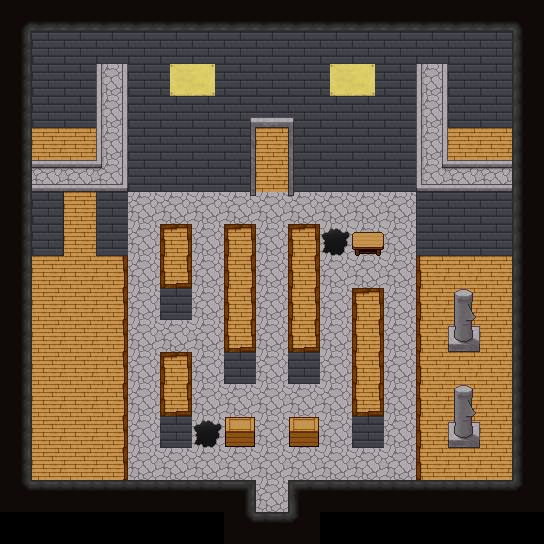

Below is a game level as drawn by its tile map, then a one-line description and the .tmx that defines it (tile-layer data replaced by summaries):
An orthogonal 17x17 tile map with 32x32 px tiles, 6 tile layers (Lower 1, Upper 1, Lower 2, Upper 2, ...), 8 tilesets and 18 objects (9x event, 5x object, 3x trigger, teleport).

<map version="1.0" orientation="orthogonal" width="17" height="17" tilewidth="32" tileheight="32">
 <properties>
  <property name="bgm" value="music_haven" />
  <property name="minimap" value="graphic_minimap_l1_f1" />
  <property name="minimap_x1" value="63" />
  <property name="minimap_x2" value="84" />
  <property name="minimap_y1" value="153" />
  <property name="minimap_y2" value="174" />
 </properties>
 <tileset firstgid="1" name="blockboundBrickWall" tilewidth="32" tileheight="32">
  <image source="tilesets/blockbound/brickwall.png" width="128" height="96" />
  <tile id="0">
   <properties>
    <property name="x" value="" />
   </properties>
  </tile>
  <tile id="1">
   <properties>
    <property name="x" value="" />
   </properties>
  </tile>
  <tile id="2">
   <properties>
    <property name="x" value="" />
   </properties>
  </tile>
 </tileset>
 <tileset firstgid="13" name="blockboundBrownRock" tilewidth="32" tileheight="32">
  <image source="tilesets/blockbound/brownrock.png" trans="8080ff" width="320" height="224" />
  <tile id="30">
   <properties>
    <property name="x" value="" />
   </properties>
  </tile>
  <tile id="31">
   <properties>
    <property name="x" value="" />
   </properties>
  </tile>
  <tile id="32">
   <properties>
    <property name="x" value="" />
   </properties>
  </tile>
  <tile id="40">
   <properties>
    <property name="x" value="" />
   </properties>
  </tile>
  <tile id="41">
   <properties>
    <property name="x" value="" />
   </properties>
  </tile>
  <tile id="42">
   <properties>
    <property name="x" value="" />
   </properties>
  </tile>
  <tile id="50">
   <properties>
    <property name="top" value="" />
   </properties>
  </tile>
  <tile id="51">
   <properties>
    <property name="top" value="" />
   </properties>
  </tile>
  <tile id="52">
   <properties>
    <property name="top" value="" />
   </properties>
  </tile>
 </tileset>
 <tileset firstgid="83" name="blockboundRedRug" tilewidth="32" tileheight="32">
  <image source="tilesets/blockbound/redrug.png" width="96" height="96" />
 </tileset>
 <tileset firstgid="92" name="blockboundStoneFloor" tilewidth="32" tileheight="32">
  <image source="tilesets/blockbound/stonefloor.PNG" trans="8080ff" width="320" height="320" />
  <tile id="30">
   <properties>
    <property name="x" value="" />
   </properties>
  </tile>
  <tile id="31">
   <properties>
    <property name="x" value="" />
   </properties>
  </tile>
  <tile id="32">
   <properties>
    <property name="x" value="" />
   </properties>
  </tile>
  <tile id="40">
   <properties>
    <property name="x" value="" />
   </properties>
  </tile>
  <tile id="41">
   <properties>
    <property name="x" value="" />
   </properties>
  </tile>
  <tile id="42">
   <properties>
    <property name="x" value="" />
   </properties>
  </tile>
  <tile id="60">
   <properties>
    <property name="top" value="" />
   </properties>
  </tile>
  <tile id="61">
   <properties>
    <property name="top" value="" />
   </properties>
  </tile>
  <tile id="62">
   <properties>
    <property name="top" value="" />
   </properties>
  </tile>
  <tile id="84">
   <properties>
    <property name="hole" value="" />
   </properties>
  </tile>
 </tileset>
 <tileset firstgid="192" name="blockboundUpper" tilewidth="32" tileheight="32">
  <image source="tilesets/blockbound/upper.png" trans="8080ff" width="256" height="288" />
  <tile id="0">
   <properties>
    <property name="x" value="" />
   </properties>
  </tile>
  <tile id="1">
   <properties>
    <property name="x" value="" />
   </properties>
  </tile>
  <tile id="2">
   <properties>
    <property name="x" value="" />
   </properties>
  </tile>
  <tile id="3">
   <properties>
    <property name="x" value="" />
   </properties>
  </tile>
  <tile id="4">
   <properties>
    <property name="x" value="" />
   </properties>
  </tile>
  <tile id="8">
   <properties>
    <property name="x" value="" />
   </properties>
  </tile>
  <tile id="9">
   <properties>
    <property name="x" value="" />
   </properties>
  </tile>
  <tile id="10">
   <properties>
    <property name="x" value="" />
   </properties>
  </tile>
  <tile id="11">
   <properties>
    <property name="x" value="" />
   </properties>
  </tile>
  <tile id="12">
   <properties>
    <property name="x" value="" />
   </properties>
  </tile>
  <tile id="16">
   <properties>
    <property name="x" value="" />
   </properties>
  </tile>
  <tile id="17">
   <properties>
    <property name="x" value="" />
   </properties>
  </tile>
  <tile id="18">
   <properties>
    <property name="x" value="" />
   </properties>
  </tile>
  <tile id="19">
   <properties>
    <property name="x" value="" />
   </properties>
  </tile>
  <tile id="24">
   <properties>
    <property name="x" value="" />
   </properties>
  </tile>
  <tile id="25">
   <properties>
    <property name="x" value="" />
   </properties>
  </tile>
  <tile id="26">
   <properties>
    <property name="x" value="" />
   </properties>
  </tile>
  <tile id="27">
   <properties>
    <property name="x" value="" />
   </properties>
  </tile>
  <tile id="28">
   <properties>
    <property name="x" value="" />
   </properties>
  </tile>
  <tile id="32">
   <properties>
    <property name="x" value="" />
   </properties>
  </tile>
  <tile id="33">
   <properties>
    <property name="x" value="" />
   </properties>
  </tile>
  <tile id="34">
   <properties>
    <property name="x" value="" />
   </properties>
  </tile>
  <tile id="35">
   <properties>
    <property name="x" value="" />
   </properties>
  </tile>
  <tile id="36">
   <properties>
    <property name="x" value="" />
   </properties>
  </tile>
  <tile id="39">
   <properties>
    <property name="x" value="" />
   </properties>
  </tile>
  <tile id="40">
   <properties>
    <property name="x" value="" />
   </properties>
  </tile>
  <tile id="41">
   <properties>
    <property name="x" value="" />
   </properties>
  </tile>
  <tile id="42">
   <properties>
    <property name="x" value="" />
   </properties>
  </tile>
  <tile id="43">
   <properties>
    <property name="x" value="" />
   </properties>
  </tile>
  <tile id="44">
   <properties>
    <property name="x" value="" />
   </properties>
  </tile>
  <tile id="45">
   <properties>
    <property name="x" value="" />
   </properties>
  </tile>
  <tile id="46">
   <properties>
    <property name="x" value="" />
   </properties>
  </tile>
  <tile id="47">
   <properties>
    <property name="x" value="" />
   </properties>
  </tile>
  <tile id="54">
   <properties>
    <property name="x" value="" />
   </properties>
  </tile>
  <tile id="55">
   <properties>
    <property name="x" value="" />
   </properties>
  </tile>
 </tileset>
 <tileset firstgid="264" name="blockboundWoodFloor" tilewidth="32" tileheight="32">
  <image source="tilesets/blockbound/woodfloor.png" trans="8080ff" width="320" height="320" />
  <tile id="30">
   <properties>
    <property name="x" value="" />
   </properties>
  </tile>
  <tile id="31">
   <properties>
    <property name="x" value="" />
   </properties>
  </tile>
  <tile id="32">
   <properties>
    <property name="x" value="" />
   </properties>
  </tile>
  <tile id="40">
   <properties>
    <property name="x" value="" />
   </properties>
  </tile>
  <tile id="41">
   <properties>
    <property name="x" value="" />
   </properties>
  </tile>
  <tile id="42">
   <properties>
    <property name="x" value="" />
   </properties>
  </tile>
  <tile id="50">
   <properties>
    <property name="x" value="" />
   </properties>
  </tile>
  <tile id="51">
   <properties>
    <property name="x" value="" />
   </properties>
  </tile>
  <tile id="52">
   <properties>
    <property name="x" value="" />
   </properties>
  </tile>
  <tile id="60">
   <properties>
    <property name="top" value="" />
   </properties>
  </tile>
  <tile id="61">
   <properties>
    <property name="top" value="" />
   </properties>
  </tile>
  <tile id="62">
   <properties>
    <property name="top" value="" />
   </properties>
  </tile>
  <tile id="70">
   <properties>
    <property name="hole" value="" />
   </properties>
  </tile>
  <tile id="71">
   <properties>
    <property name="hole" value="" />
   </properties>
  </tile>
  <tile id="72">
   <properties>
    <property name="hole" value="" />
   </properties>
  </tile>
  <tile id="73">
   <properties>
    <property name="hole" value="" />
   </properties>
  </tile>
  <tile id="74">
   <properties>
    <property name="hole" value="" />
   </properties>
  </tile>
  <tile id="75">
   <properties>
    <property name="hole" value="" />
   </properties>
  </tile>
  <tile id="76">
   <properties>
    <property name="hole" value="" />
   </properties>
  </tile>
  <tile id="77">
   <properties>
    <property name="hole" value="" />
   </properties>
  </tile>
  <tile id="80">
   <properties>
    <property name="hole" value="" />
   </properties>
  </tile>
  <tile id="81">
   <properties>
    <property name="hole" value="" />
   </properties>
  </tile>
  <tile id="82">
   <properties>
    <property name="hole" value="" />
   </properties>
  </tile>
  <tile id="83">
   <properties>
    <property name="hole" value="" />
   </properties>
  </tile>
  <tile id="84">
   <properties>
    <property name="hole" value="" />
   </properties>
  </tile>
  <tile id="85">
   <properties>
    <property name="hole" value="" />
   </properties>
  </tile>
  <tile id="86">
   <properties>
    <property name="hole" value="" />
   </properties>
  </tile>
  <tile id="87">
   <properties>
    <property name="hole" value="" />
   </properties>
  </tile>
  <tile id="90">
   <properties>
    <property name="hole" value="" />
   </properties>
  </tile>
  <tile id="91">
   <properties>
    <property name="hole" value="" />
   </properties>
  </tile>
  <tile id="92">
   <properties>
    <property name="hole" value="" />
   </properties>
  </tile>
  <tile id="93">
   <properties>
    <property name="hole" value="" />
   </properties>
  </tile>
  <tile id="94">
   <properties>
    <property name="hole" value="" />
   </properties>
  </tile>
  <tile id="95">
   <properties>
    <property name="hole" value="" />
   </properties>
  </tile>
  <tile id="96">
   <properties>
    <property name="hole" value="" />
   </properties>
  </tile>
 </tileset>
 <tileset firstgid="364" name="blockboundCeiling" tilewidth="32" tileheight="32">
  <image source="tilesets/blockbound/ceiling.png" trans="8080ff" width="160" height="96" />
  <tile id="0">
   <properties>
    <property name="x" value="" />
   </properties>
  </tile>
  <tile id="1">
   <properties>
    <property name="x" value="" />
   </properties>
  </tile>
  <tile id="2">
   <properties>
    <property name="x" value="" />
   </properties>
  </tile>
  <tile id="3">
   <properties>
    <property name="x" value="" />
   </properties>
  </tile>
  <tile id="4">
   <properties>
    <property name="x" value="" />
   </properties>
  </tile>
  <tile id="5">
   <properties>
    <property name="x" value="" />
   </properties>
  </tile>
  <tile id="6">
   <properties>
    <property name="x" value="" />
   </properties>
  </tile>
  <tile id="7">
   <properties>
    <property name="x" value="" />
   </properties>
  </tile>
  <tile id="8">
   <properties>
    <property name="x" value="" />
   </properties>
  </tile>
  <tile id="9">
   <properties>
    <property name="x" value="" />
   </properties>
  </tile>
  <tile id="10">
   <properties>
    <property name="x" value="" />
   </properties>
  </tile>
  <tile id="11">
   <properties>
    <property name="x" value="" />
   </properties>
  </tile>
  <tile id="12">
   <properties>
    <property name="x" value="" />
   </properties>
  </tile>
  <tile id="13">
   <properties>
    <property name="x" value="" />
   </properties>
  </tile>
  <tile id="14">
   <properties>
    <property name="x" value="" />
   </properties>
  </tile>
 </tileset>
 <tileset firstgid="379" name="blockboundQuarryCeiling" tilewidth="32" tileheight="32">
  <image source="tilesets/blockbound/quarryroof.png" trans="8080ff" width="160" height="96" />
  <tile id="0">
   <properties>
    <property name="x" value="" />
   </properties>
  </tile>
  <tile id="2">
   <properties>
    <property name="x" value="" />
   </properties>
  </tile>
  <tile id="3">
   <properties>
    <property name="x" value="" />
   </properties>
  </tile>
  <tile id="4">
   <properties>
    <property name="x" value="" />
   </properties>
  </tile>
  <tile id="5">
   <properties>
    <property name="x" value="" />
   </properties>
  </tile>
  <tile id="6">
   <properties>
    <property name="x" value="" />
   </properties>
  </tile>
  <tile id="7">
   <properties>
    <property name="x" value="" />
   </properties>
  </tile>
  <tile id="9">
   <properties>
    <property name="x" value="" />
   </properties>
  </tile>
  <tile id="10">
   <properties>
    <property name="x" value="" />
   </properties>
  </tile>
  <tile id="11">
   <properties>
    <property name="x" value="" />
   </properties>
  </tile>
  <tile id="12">
   <properties>
    <property name="x" value="" />
   </properties>
  </tile>
  <tile id="13">
   <properties>
    <property name="x" value="" />
   </properties>
  </tile>
  <tile id="14">
   <properties>
    <property name="x" value="" />
   </properties>
  </tile>
 </tileset>
 <layer name="Lower 1" width="17" height="17">
  <properties>
   <property name="layer" value="8" />
   <property name="z" value="0" />
  </properties>
  <data>[289 cells, 271 non-empty, 16 distinct tile ids]</data>
 </layer>
 <layer name="Upper 1" width="17" height="17">
  <properties>
   <property name="layer" value="7" />
   <property name="z" value=".5" />
  </properties>
  <data>[289 cells, 16 non-empty, 13 distinct tile ids]</data>
 </layer>
 <objectgroup name="Event 1" width="17" height="17">
  <properties>
   <property name="layer" value="6" />
   <property name="z" value=".5" />
  </properties>
  <object name="Teleport" type="teleport" x="256" y="160" width="32" height="24">
   <properties>
    <property name="hideswitch" value="intro_done" />
    <property name="id" value="map_havenWestHall" />
    <property name="x" value="3" />
    <property name="y" value="7" />
   </properties>
  </object>
  <object name="Trigger" type="trigger" x="256" y="496" width="32" height="16">
   <properties>
    <property name="hideswitch" value="intro_done" />
    <property name="id" value="scene_event_reverse_boss" />
   </properties>
  </object>
  <object name="Venustron" type="event" x="256" y="352" width="32" height="32">
   <properties>
    <property name="key" value="enemy_venustron" />
    <property name="name" value="venustron_real" />
    <property name="switch" value="go_venustron" />
   </properties>
  </object>
  <object name="Doorcover" type="object" x="256" y="160" width="32" height="32">
   <properties>
    <property name="id" value="doorcover" />
    <property name="name" value="door" />
   </properties>
  </object>
  <object name="Trigger" type="trigger" x="32" y="32" width="32" height="32">
   <properties>
    <property name="auto" value="" />
    <property name="id" value="scene_intro0008" />
    <property name="switch" value="intro_done" />
   </properties>
  </object>
  <object name="Venustron Dummy" type="event" x="256" y="480" width="32" height="32">
   <properties>
    <property name="hideswitch" value="go_venustron" />
    <property name="key" value="event_venusdummy" />
    <property name="name" value="venustron" />
    <property name="switch" value="intro_done" />
   </properties>
  </object>
  <object name="Pressure Pad" type="object" x="128" y="192" width="32" height="32">
   <properties>
    <property name="group" value="pad" />
    <property name="id" value="pressure_pad" />
   </properties>
  </object>
  <object name="Pressure Pad" type="object" x="384" y="192" width="32" height="32">
   <properties>
    <property name="group" value="pad" />
    <property name="id" value="pressure_pad" />
   </properties>
  </object>
  <object name="Pressure Pad" type="object" x="256" y="384" width="32" height="32">
   <properties>
    <property name="group" value="pad" />
    <property name="id" value="pressure_pad_bossfight" />
   </properties>
  </object>
  <object name="Trigger" type="trigger" x="64" y="32" width="32" height="32">
   <properties>
    <property name="auto" value="" />
    <property name="id" value="scene_intro0009" />
    <property name="switch" value="beat_venustron" />
   </properties>
  </object>
 </objectgroup>
 <layer name="Lower 2" width="17" height="17">
  <properties>
   <property name="layer" value="5" />
   <property name="z" value="1" />
  </properties>
  <data>[289 cells, 88 non-empty, 12 distinct tile ids]</data>
 </layer>
 <layer name="Upper 2" width="17" height="17">
  <properties>
   <property name="layer" value="4" />
   <property name="z" value="1.5" />
  </properties>
  <data>[289 cells, 4 non-empty, 2 distinct tile ids]</data>
 </layer>
 <objectgroup name="Event 2" width="17" height="17">
  <properties>
   <property name="layer" value="3" />
   <property name="z" value="1.5" />
  </properties>
  <object name="Virgil" type="event" x="64" y="320" width="32" height="32">
   <properties>
    <property name="face" value="right" />
    <property name="key" value="event_virgil2" />
    <property name="name" value="virgil" />
    <property name="pace" value="" />
    <property name="switch" value="intro_done" />
   </properties>
  </object>
  <object name="Chloe" type="event" x="32" y="352" width="32" height="32">
   <properties>
    <property name="face" value="right" />
    <property name="key" value="event_chloe" />
    <property name="switch" value="intro_done" />
   </properties>
  </object>
  <object name="Trick Door" type="object" x="64" y="224" width="32" height="32">
   <properties>
    <property name="hideswitch" value="beat_venustron" />
    <property name="id" value="trick_wall" />
   </properties>
  </object>
  <object name="DragonBeetle" type="event" x="64" y="112" width="32" height="32">
   <properties>
    <property name="key" value="enemy_dragon_beetle_boss" />
    <property name="name" value="beetle" />
    <property name="respawns" value="" />
   </properties>
  </object>
  <object name="DragonBeetle" type="event" x="448" y="112" width="32" height="32">
   <properties>
    <property name="key" value="enemy_dragon_beetle_boss" />
    <property name="name" value="beetle_right" />
    <property name="respawns" value="" />
   </properties>
  </object>
  <object name="Fireball" type="event" x="64" y="128" width="32" height="32">
   <properties>
    <property name="face" value="down" />
    <property name="group" value="fireball" />
    <property name="hidden" value="" />
    <property name="key" value="enemy_fireball" />
    <property name="name" value="fireball1" />
   </properties>
  </object>
  <object name="Fireball" type="event" x="64" y="128" width="32" height="32">
   <properties>
    <property name="face" value="down" />
    <property name="group" value="fireball" />
    <property name="hidden" value="" />
    <property name="key" value="enemy_fireball" />
    <property name="name" value="fireball2" />
   </properties>
  </object>
  </objectgroup>
 <layer name="Lower 3" width="17" height="17">
  <properties>
   <property name="layer" value="2" />
   <property name="z" value="2" />
  </properties>
  <data>[289 cells, 12 non-empty, 4 distinct tile ids]</data>
 </layer>
 <layer name="Upper 3" width="17" height="17">
  <properties>
   <property name="layer" value="1" />
   <property name="z" value="2.5" />
  </properties>
  <data>[289 cells, 0 non-empty, 0 distinct tile ids]</data>
 </layer>
 <objectgroup name="Event 3" width="17" height="17">
  <properties>
   <property name="layer" value="0" />
   <property name="z" value="2.5" />
  </properties>
 </objectgroup>
</map>
<!-- 1 of 18 objects omitted -->
